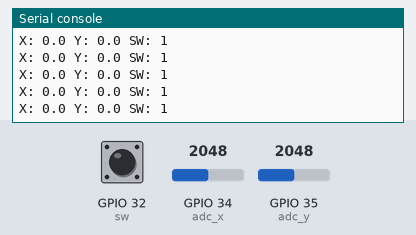
A program run on a simulated ESP32 board running MicroPython. Shown: the last lines printed to the serial console. The inputs (shaded band) are chosen by the test bench; at power-on: GPIO 34 (adc_x) = 2048, GPIO 35 (adc_y) = 2048, GPIO 32 (sw) HIGH (analog values on the 0–4095 scale).

Above: at 1.2 s.
1.3 s: GPIO 34 (adc_x) set to 2866
At 1.31 s:
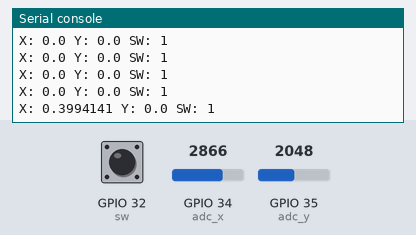
2.8 s: GPIO 35 (adc_y) set to 2866
At 2.82 s:
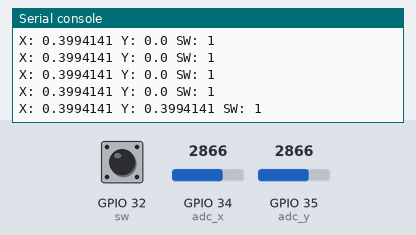
4.3 s: GPIO 32 (sw) pulled LOW for 0.15 s
At 4.32 s:
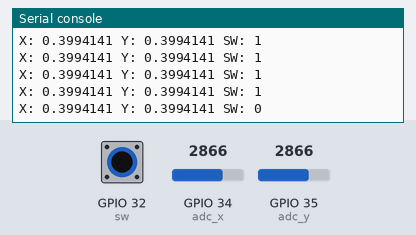
5.9 s: GPIO 34 (adc_x) set to 3603
At 5.93 s:
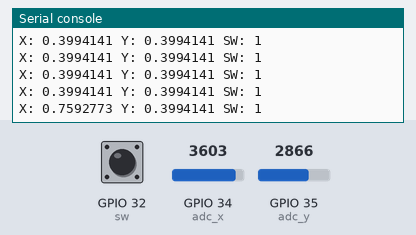
7.4 s: GPIO 32 (sw) pulled LOW for 1 s
At 7.44 s:
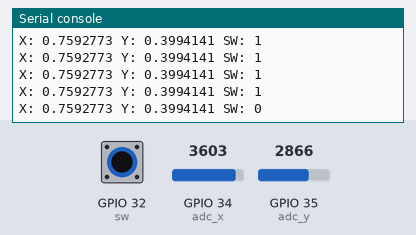
9.9 s: GPIO 35 (adc_y) set to 3603
At 9.95 s:
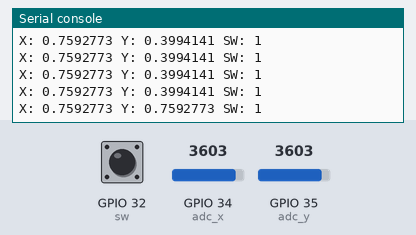
Timing chart, 0 to 12.4 s (numbered marks = the images above; inputs shaded):
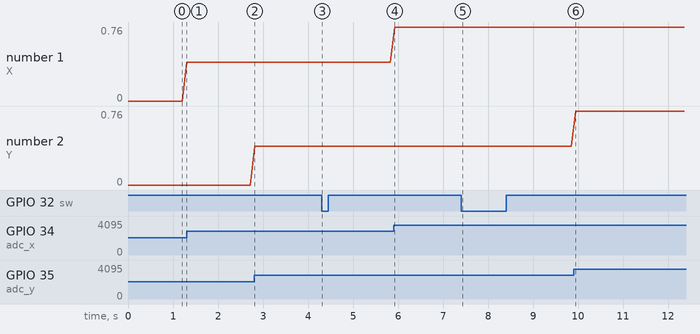

The program:

Joystick.py
```python
# Pin Joystick	Conectar a
# VCC → 3.3V o 5V (según placa)
# GND → GND
# VRx → ADC Pin (por ejemplo, Pin(34) en ESP32)
# VRy → ADC Pin (Pin(35))
# SW → Digital Pin (Pin(32))

from machine import ADC, Pin
import time

# Configuración de los ejes
adc_x = ADC(Pin(34))
adc_x.atten(ADC.ATTN_11DB)   # rango ~0-3.6V
adc_x.width(ADC.WIDTH_12BIT) # 0-4095

adc_y = ADC(Pin(35))
adc_y.atten(ADC.ATTN_11DB)
adc_y.width(ADC.WIDTH_12BIT)

# Pulsador
sw = Pin(32, Pin.IN, Pin.PULL_UP)  # PULL_UP porque normalmente está abierto

while True:
    x = adc_x.read()   # 0-4095
    y = adc_y.read()   # 0-4095
    button = sw.value()  # 1 = suelto, 0 = presionado

    # Normalizar a -1 a 1
    x_norm = (x - 2048)/2048
    y_norm = (y - 2048)/2048

    print("X:", x_norm, "Y:", y_norm, "SW:", button)

    time.sleep(0.1) 
```

Measured:
- after the input at 1.3 s, the serial console: prints a new line at once (image 1)
- after the input at 2.8 s, the serial console: prints a new line at once (image 2)
- after the input at 4.3 s, the serial console: prints a new line at once (image 3)
- after the input at 5.9 s, the serial console: prints a new line at once (image 4)
- after the input at 7.4 s, the serial console: prints a new line at once (image 5)
- after the input at 9.9 s, the serial console: prints a new line after 0.05 s (image 6)
- plotted number 1: 0 → 0.4 after the input at 1.3 s, 0.4 → 0.76 after the input at 5.9 s
